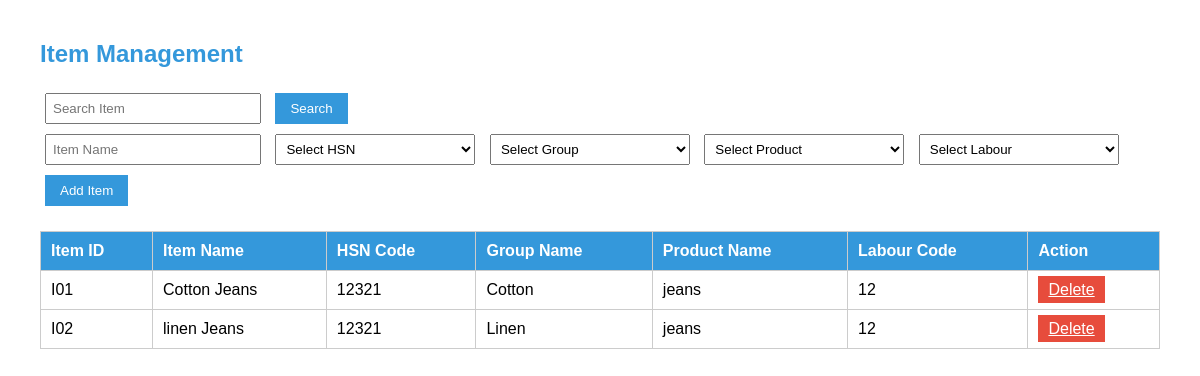
/item.php, run on the app's committed database.
### tables this page shows
CREATE TABLE `mstitem` (
  `ItemId` varchar(3) NOT NULL,
  `ItemName` varchar(15) NOT NULL,
  `Hsncode` varchar(8) NOT NULL,
  `GroupName` varchar(30) NOT NULL,
  `ProductName` varchar(100) NOT NULL,
  `Labourcode` varchar(20) NOT NULL
);

### item.php (the view, shortened to what this page needs)
<?php
include 'db.php';
$search = '';
if (isset($_POST['search'])) {
    $search = $_POST['search'];
    $query = "SELECT * FROM mstItem WHERE ItemName LIKE '%$search%' OR ItemId LIKE '%$search%'";
} else {
    $query = "SELECT * FROM mstItem";
}
$result = $conn->query($query);
?>
<!DOCTYPE html>
<html lang="en">
<head>
</head>
<body>
    <h2>Item Management</h2>
    <form method="POST">
        <input type="text" name="search" placeholder="Search Item" value="<?= $search ?>">
        <button class="btn" type="submit">Search</button>
    </form>
    <form method="POST">
        <input type="text" name="itemName" placeholder="Item Name" required>
        <select name="hsncode" required>
            <option value="">Select HSN</option>
        </select>
        <select name="groupName" required>
            <option value="">Select Group</option>
        </select>
        <select name="productName" required>
            <option value="">Select Product</option>
        </select>
        <select name="labourcode" required>
            <option value="">Select Labour</option>
        </select>
        <button class="btn" type="submit" name="add">Add Item</button>
    </form>
    <table>
        <thead>
            <tr>
                <th>Item ID</th>
                <th>Item Name</th>
                <th>HSN Code</th>
                <th>Group Name</th>
                <th>Product Name</th>
                <th>Labour Code</th>
                <th>Action</th>
            </tr>
        </thead>
        <tbody>
            <?php while ($row = $result->fetch_assoc()): ?>
                <tr>
                    <td><?= $row['ItemId'] ?></td>
                    <td><?= $row['ItemName'] ?></td>
                    <td><?= $row['Hsncode'] ?></td>
                    <td><?= $row['GroupName'] ?></td>
                    <td><?= $row['ProductName'] ?></td>
                    <td><?= $row['Labourcode'] ?></td>
                    <td><a class="action-btn" href="item.php?delete=<?= $row['ItemId'] ?>" onclick="return confirm('Are you sure?')">Delete</a></td>
                </tr>
            <?php endwhile; ?>
        </tbody>
    </table>
</body>
</html>

### item.php (style rules this page uses)
body { font-family: Arial, sans-serif; margin: 40px; }
h2 { color: #3498db; }
table { width: 100%; border-collapse: collapse; margin-top: 20px; }
th, td { border: 1px solid #ccc; padding: 10px; text-align: left; }
th { background-color: #3498db; color: white; }
input, select { padding: 6px; margin: 5px; width: 200px; }
.btn { padding: 8px 15px; background-color: #3498db; color: white; border: none; cursor: pointer; margin: 5px; }
.action-btn { color: white; background-color: #e74c3c; border: none; padding: 5px 10px; cursor: pointer; }

### data on the page
mstitem: ItemId "I01", ItemName "Cotton Jeans", Hsncode "12321", GroupName "Cotton", ProductName "jeans", Labourcode "12"
mstitem: ItemId "I02", ItemName "linen Jeans", Hsncode "12321", GroupName "Linen", ProductName "jeans", Labourcode "12"
